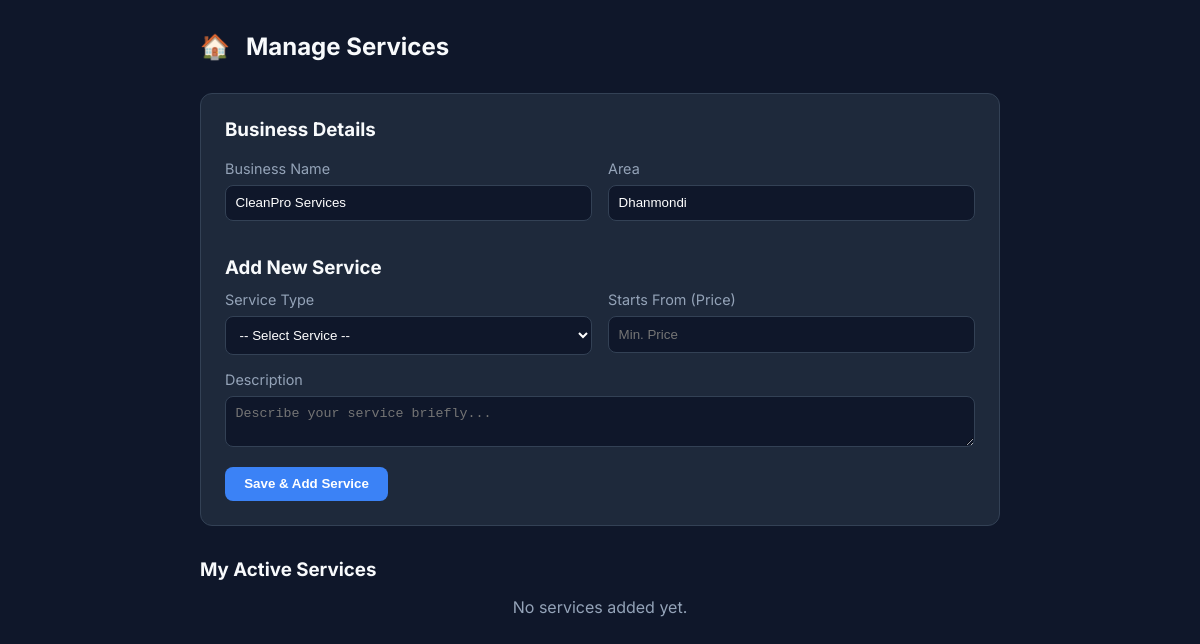
Page /service_add.php (signed in) on the earlier database version.
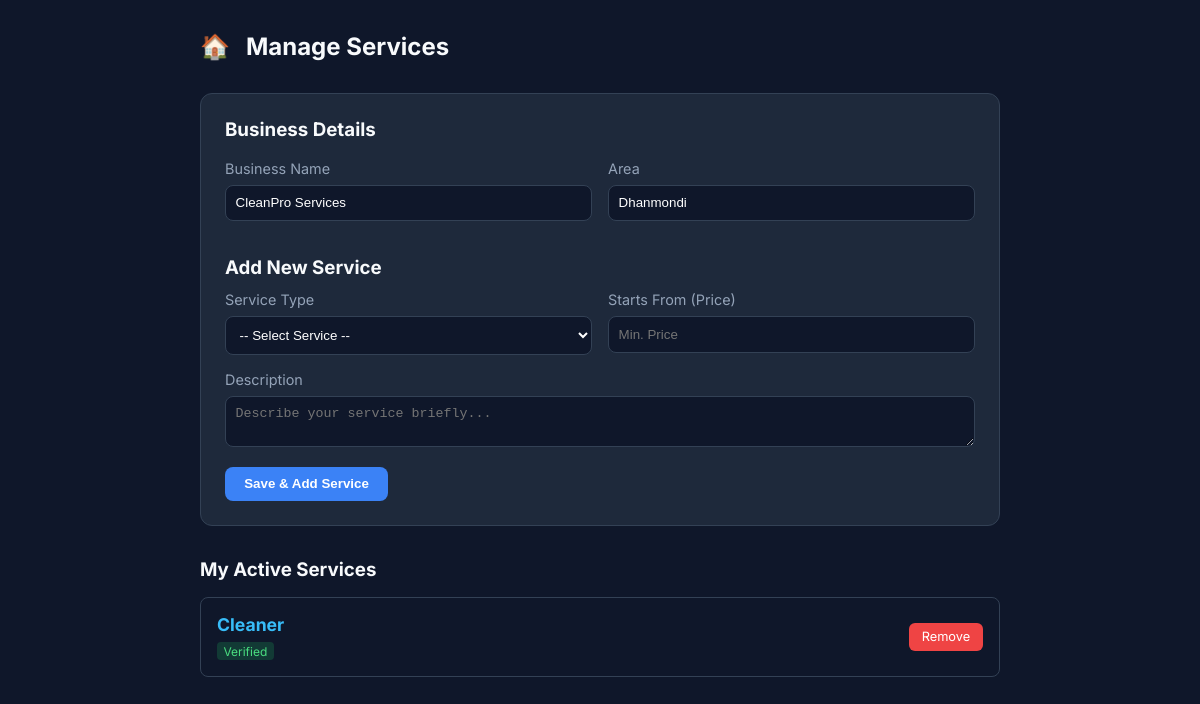
Same page on the later database version.
### tables this page shows
CREATE TABLE `provider_services` (
  `ServiceID` int(11) NOT NULL AUTO_INCREMENT,
  `ProviderID` int(11) NOT NULL,
  `ServiceType` varchar(50) NOT NULL,
  `Description` text DEFAULT NULL,
  `Price` decimal(10,2) DEFAULT NULL,
  `IsActive` tinyint(1) DEFAULT 1,
  `IsApproved` tinyint(1) DEFAULT 0,
  `CreatedAt` datetime DEFAULT current_timestamp(),
  PRIMARY KEY (`ServiceID`),
  KEY `idx_ps_provider` (`ProviderID`),
  KEY `idx_ps_type` (`ServiceType`),
  CONSTRAINT `fk_ps_provider` FOREIGN KEY (`ProviderID`) REFERENCES `serviceprovider` (`ProviderID`) ON DELETE CASCADE ON UPDATE CASCADE
);

### service_add.php (the view, shortened to what this page needs)
<?php
include 'config.php';
$userId = $_SESSION['user_id'];
$stmt = $conn->prepare("SELECT BusinessName, Area FROM SERVICEPROVIDER WHERE ProviderID = ?");
$stmt->bind_param("i", $userId);
$stmt->execute();
$profile = $stmt->get_result()->fetch_assoc();
$stmt = $conn->prepare("SELECT * FROM PROVIDER_SERVICES WHERE ProviderID = ? ORDER BY CreatedAt DESC");
$stmt->bind_param("i", $userId);
$stmt->execute();
$services = $stmt->get_result()->fetch_all(MYSQLI_ASSOC);
?>
<!DOCTYPE html>
<html lang="en">
<head>
</head>
<body>
    <div class="container">
        <div class="header">
            <div style="display:flex; align-items:center; gap:1rem;">
                <a href="index.php" class="home-btn">🏠</a>
                <h2>Manage Services</h2>
            </div>
        </div>
        <div class="card">
            <h3 style="margin-top:0;">Business Details</h3>
            <form method="POST">
                <div style="display:grid; grid-template-columns: 1fr 1fr; gap:1rem;">
                    <div class="form-group">
                        <label>Business Name</label>
                        <input type="text" name="business_name"
                            value="<?php echo htmlspecialchars($profile['BusinessName'] ?? ''); ?>" required>
                    </div>
                    <div class="form-group">
                        <label>Area</label>
                        <input type="text" name="area" value="<?php echo htmlspecialchars($profile['Area'] ?? ''); ?>"
                            required>
                    </div>
                </div>
                <h3 style="margin-bottom:0.8rem;">Add New Service</h3>
                <div style="display:grid; grid-template-columns: 1fr 1fr; gap:1rem;">
                    <div class="form-group">
                        <label>Service Type</label>
                        <select name="new_service_type">
                            <option value="">-- Select Service --</option>
                        </select>
                    </div>
                    <div class="form-group">
                        <label>Starts From (Price)</label>
                        <input type="number" name="price" placeholder="Min. Price">
                    </div>
                </div>
                <div class="form-group">
                    <label>Description</label>
                    <textarea name="description" rows="2" placeholder="Describe your service briefly..."></textarea>
                </div>
                <button type="submit" class="btn btn-primary">Save & Add Service</button>
            </form>
        </div>
        <h3 style="margin-bottom:1rem;">My Active Services</h3>
        <div class="service-list">
            <?php if (empty($services)): ?>
                <div style="color:#94a3b8; text-align:center;">No services added yet.</div>
            <?php else: ?>
                <?php foreach ($services as $s): ?>
                    <div class="service-item">
                        <div>
                            <div style="font-weight:700; color:#38bdf8; font-size:1.1rem;">
                                <?php echo htmlspecialchars($s['ServiceType']); ?>
                            </div>
                            <div style="margin-top:0.3rem;">
                                <?php if ($s['IsApproved']): ?>
                                    <span
                                        style="font-size:0.75rem; background:rgba(34,197,94,0.2); color:#4ade80; padding:0.1rem 0.4rem; border-radius:4px;">Verified</span>
                                <?php else: ?>
                                    <span
                                        style="font-size:0.75rem; background:rgba(234,179,8,0.2); color:#facc15; padding:0.1rem 0.4rem; border-radius:4px;">Pending
                                        Approval</span>
                                <?php endif; ?>
                            </div>
                        </div>
                        <a href="?delete=<?php echo $s['ServiceID']; ?>" class="btn-remove"
                            onclick="return confirm('Remove this service?')">Remove</a>
                    </div>
                <?php endforeach; ?>
            <?php endif; ?>
        </div>
    </div>
</body>
</html>

Differences in the rows shown:
added provider_services: ServiceType "Cleaner", IsApproved "Verified"
Other differences:
text no longer shown: "No services added yet."
